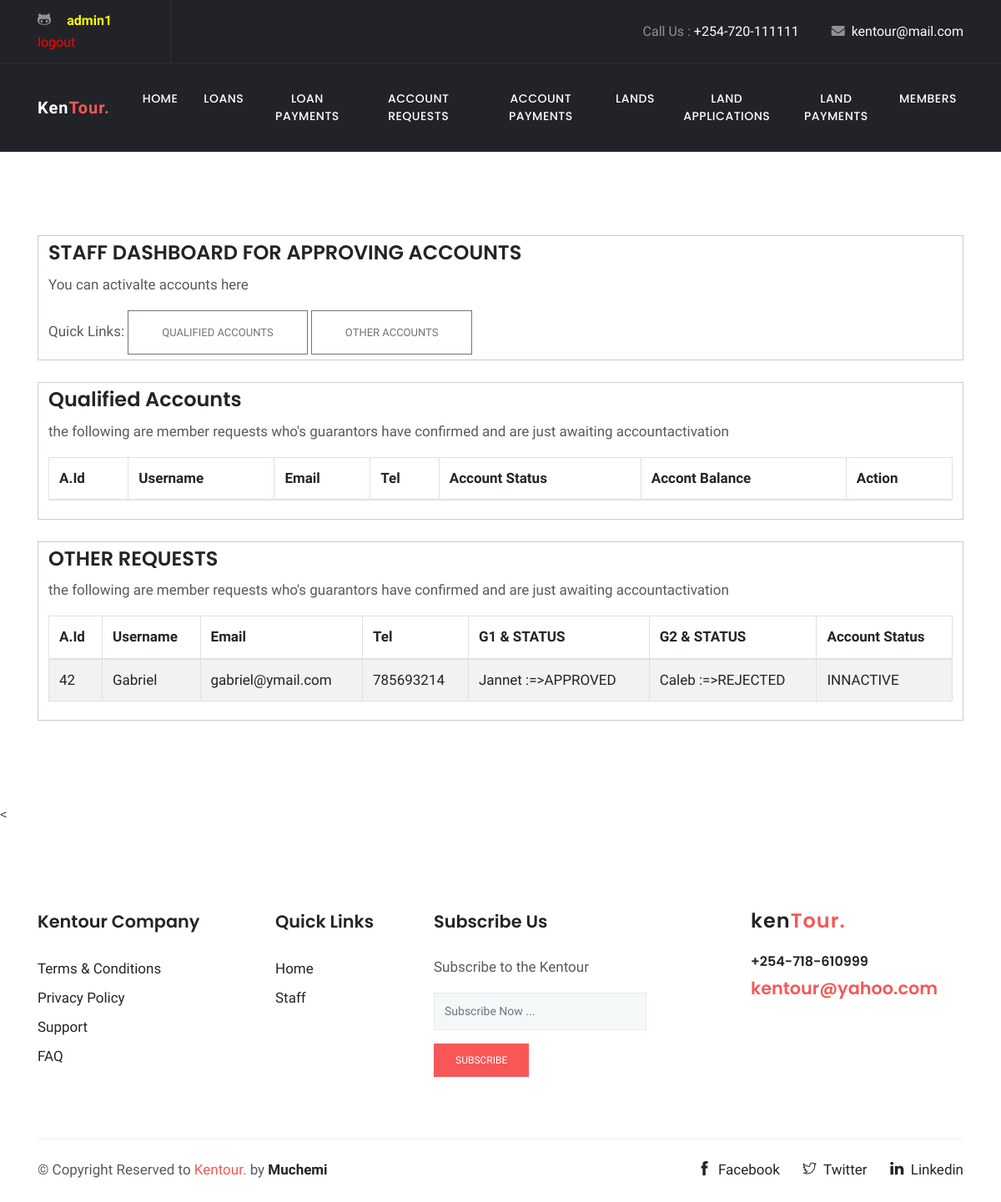
Screenshot of /STAFF/accounts.php (signed in) with the database file from the repository.
### tables this page shows
CREATE TABLE `members` (
  `id` int(11) NOT NULL,
  `username` varchar(255) NOT NULL,
  `email` varchar(255) NOT NULL,
  `tel` int(14) NOT NULL,
  `password` varchar(255) NOT NULL,
  `guarantor1` varchar(255) NOT NULL,
  `g1status` varchar(255) NOT NULL,
  `guarantor2` varchar(255) NOT NULL,
  `g2status` varchar(255) NOT NULL,
  `accountStatus` varchar(255) NOT NULL
);

### STAFF/accounts.php (the view, shortened to what this page needs)
<!doctype html>
<html lang="en">
  <head><meta http-equiv="Content-Type" content="text/html; charset=utf-8">
  <link rel="stylesheet" href="plugins/bootstrap/css/bootstrap.min.css">
  <link rel="stylesheet" href="plugins/themify/css/themify-icons.css">
  <link rel="stylesheet" href="plugins/fontawesome/css/all.css">
  <link rel="stylesheet" href="plugins/magnific-popup/dist/magnific-popup.css">
  <link rel="stylesheet" href="plugins/slick-carousel/slick/slick.css">
  <link rel="stylesheet" href="plugins/slick-carousel/slick/slick-theme.css">
  <link rel="stylesheet" href="css/style.css">
</head>
<body>
<header class="navigation">
	<div class="header-top ">
		<div class="container">
			<div class="row justify-content-between align-items-center">
				<div class="col-lg-2 col-md-4">
					<div class="header-top-socials text-center text-lg-left text-md-left">
						<a href="#"><i class="ti-github"></i></a>
						<a href="#" style="color:Yellow"> <b>
							<?php  if (isset($_SESSION['username'])):?>
							<?php echo $_SESSION['username']; ?> </b>
						</a>
						<a href="index.php?logout='1'" style="color: red;">logout</a>
						<?php endif ?>
					</div>
				</div>
				<div class="col-lg-10 col-md-8 text-center text-lg-right text-md-right">
					<div class="header-top-info">
						<a href="tel:+254720870388">Call Us : <span>+254-720-111111</span></a>
						<a href="mailto:kentour@mail.com" ><i class="fa fa-envelope mr-2"></i><span>kentour@mail.com</span></a>
					</div>
				</div>
			</div>
		</div>
	</div>
	<nav class="navbar navbar-expand-lg  py-4" id="navbar">
		<div class="container">
		  <a class="navbar-brand" href="#">
		  	Ken<span>Tour.</span>
		  </a>
		  <div class="collapse navbar-collapse text-center" id="navbarsExample09">
		  	<ul class="navbar-nav ml-auto">
			  <li class="nav-item"><a class="nav-link" href="home.php">Home</a></li>
			  <li class="nav-item active">
				<a class="nav-link" href="index.php">Loans <span class="sr-only">(current)</span></a>
			  </li>
			  <li class="nav-item"><a class="nav-link" href="loanpayments.php">Loan Payments</a></li>
			   <li class="nav-item"><a class="nav-link" href="accounts.php">Account Requests</a></li>
               <li class="nav-item"><a class="nav-link" href="accountpayments.php">Account Payments</a></li>
               <li class="nav-item"><a class="nav-link" href="lands.php">Lands</a></li>
			   <li class="nav-item"><a class="nav-link" href="landapps.php">Land applications</a></li>
			   <li class="nav-item"><a class="nav-link" href="landpayments.php">Land Payments</a></li>
			   <li class="nav-item"><a class="nav-link" href="members.php">Members</a></li>
			</ul>
		  </div>
		</div>
	</nav>
</header>
<div class="main-wrapper ">
<section class="section intro">
<div class="container">
	<div style="padding: 6px 12px; border: 1px solid #ccc;">
		<h3>STAFF DASHBOARD FOR APPROVING ACCOUNTS</h3>
		<p> You can activalte accounts here</p>
		Quick Links:
		<a href="#qualified"><button type="button" class="btn btn-outline-secondary">Qualified Accounts</button></a>
		<a href="#others"><button type="button" class="btn btn-outline-secondary">Other Accounts</button></a>
	</div>
</div>
<BR>
<div class="container" id="qualified">
    <div style="padding: 6px 12px; border: 1px solid #ccc;height:auto; verflow: auto;">
        <h3>Qualified Accounts</h3>
		<p> the following are member requests who's guarantors have confirmed and are just awaiting accountactivation</p>
		<table class="table table-bordered table-striped">
			<thead>
				<tr>
				<th scope="col">A.Id</th>
				<th scope="col">Username</th>
				<th scope="col">Email</th>
				<th scope="col">Tel</th>
				<th scope="col">Account Status</th>
				<th scope="col">Accont Balance</th>
				<th scope="col">Action</th>
				</tr>
			</thead>
		</table>
    </div>
</div>
<BR>
<div class="container" id="others">
    <div style="padding: 6px 12px; border: 1px solid #ccc;height:auto; verflow: auto;">
        <h3>OTHER REQUESTS</h3>
		<p> the following are member requests who's guarantors have confirmed and are just awaiting accountactivation</p>
		<table class="table table-bordered table-striped">
			<thead>
				<tr>
				<th scope="col">A.Id</th>
				<th scope="col">Username</th>
				<th scope="col">Email</th>
				<th scope="col">Tel</th>
				<th scope="col">G1 & STATUS</th>
				<th scope="col">G2 & STATUS</th>
				<th scope="col">Account Status</th>
				</tr>
			</thead>
			<tbody>
				<?php
				 require('connect-db.php');
				$sql = "SELECT * FROM members WHERE accountStatus='INNACTIVE'  ";
				$result = mysqli_query($conn, $sql);
				while($row = mysqli_fetch_array($result, MYSQLI_NUM))
				{
					echo '<tr>';
						echo '<td>'.$row[0].'</td> ';
						echo '<td>'.$row[1].'</td> ';
						echo '<td>'.$row[2].'</td> ';
						echo '<td>'.$row[3].'</td> ';
						echo '<td>'.$row[5].' :=>'.$row[6].'</td> ';
						echo '<td>'.$row[7].' :=>'.$row[8].'</td> ';
						echo '<td>'.$row[9].'</td> ';
					echo '</tr>';
				}
				?>
			</tbody>
		</table>
    </div>
</div>
</section>
<
<footer class="footer section">
	<div class="container">
		<div class="row">
			<div class="col-lg-3 col-md-6 col-sm-6">
				<div class="widget">
					<h4 class="text-capitalize mb-4">Kentour Company</h4>
					<ul class="list-unstyled footer-menu lh-35">
						<li><a href="#">Terms & Conditions</a></li>
						<li><a href="#">Privacy Policy</a></li>
						<li><a href="#">Support</a></li>
						<li><a href="#">FAQ</a></li>
					</ul>
				</div>
			</div>
			<div class="col-lg-2 col-md-6 col-sm-6">
				<div class="widget">
					<h4 class="text-capitalize mb-4">Quick Links</h4>
					<ul class="list-unstyled footer-menu lh-35">
						<li><a href="index.php">Home</a></li>
						<li><a href="staff.php">Staff</a></li>
					</ul>
				</div>
			</div>
			<div class="col-lg-3 col-md-6 col-sm-6">
				<div class="widget">
					<h4 class="text-capitalize mb-4">Subscribe Us</h4>
					<p>Subscribe to the Kentour  </p>
					<form action="#" class="sub-form">
						<input type="text" class="form-control mb-3" placeholder="Subscribe Now ...">
						<a href="#" class="btn btn-main btn-small">subscribe</a>
					</form>
				</div>
			</div>
			<div class="col-lg-3 ml-auto col-sm-6">
				<div class="widget">
					<div class="logo mb-4">
						<h3>ken<span>Tour.</span></h3>
					</div>
					<h6><a href="tel:+254-720-870388" >+254-718-610999</a></h6>
					<a href="mailto:kentour@yahoo.com"><span class="text-color h4">kentour@yahoo.com</span></a>
				</div>
			</div>
		</div>
		<div class="footer-btm pt-4">
			<div class="row">
				<div class="col-lg-6">
					<div class="copyright">
						&copy; Copyright Reserved to <span class="text-color">Kentour.</span> by <a href="#">Muchemi</a>
					</div>
				</div>
				<div class="col-lg-6 text-left text-lg-right">
					<ul class="list-inline footer-socials">
						<li class="list-inline-item"><a href="#"><i class="ti-facebook mr-2"></i>Facebook</a></li>
						<li class="list-inline-item"><a href="#"><i class="ti-twitter mr-2"></i>Twitter</a></li>
						<li class="list-inline-item"><a href="#"><i class="ti-linkedin mr-2 "></i>Linkedin</a></li>
					</ul>
				</div>
			</div>
		</div>
	</div>
</footer>
    </div>
  </body>
  </html>

### STAFF/css/style.css (style rules this page uses)
html { overflow-x: hidden; }
body { line-height: 1.5; font-family: "Hind", serif; -webkit-font-smoothing: antialiased; font-size: 17px; color: rgba(0, 0, 0, 0.65); }
h1, .h1, h2, .h2, h3, .h3, h4, .h4, h5, .h5, h6, .h6 { font-family: "Poppins", sans-serif; font-weight: 600; color: #242424; }
h3, .h3 { font-size: 1.5rem; }
h4, .h4 { font-size: 1.3rem; line-height: 30px; }
h6, .h6 { font-size: 1rem; }
p { line-height: 30px; }
input[type="email"], input[type="password"], input[type="text"], input[type="tel"] { box-shadow: none; height: 45px; outline: none; font-size: 14px; }
.form-control { box-shadow: none; border-radius: 0; }
.btn { display: inline-block; font-size: 14px; font-size: 0.8125rem; font-weight: 400; padding: 1rem 2.5rem; text-transform: uppercase; border-radius: 0; transition: all 0.2s ease; }
.btn-main, .btn-transparent, .btn-small { background: #f75757; color: #fff; transition: all 0.2s ease; }
.btn-small { padding: 10px 25px; font-size: 12px; }
.section { padding: 100px 0; }
.text-color { color: #f75757; }
a { color: #242424; text-decoration: none; }
#navbar { background: #222328; box-shadow: 0 1px 2px rgba(0, 0, 0, 0.05); }
#navbar li { padding-left: 15px; }
#navbar .nav-link { font-family: "Poppins", sans-serif; font-weight: 500; color: #fff; text-transform: uppercase; font-size: 14px; letter-spacing: .5px; transition: all .25s ease; }
.header-top { background: #222328; color: #919194; border-bottom: 1px solid rgba(255, 255, 255, 0.05); }
.header-top .header-top-socials { border-right: 1px solid rgba(255, 255, 255, 0.05); padding: 12px 0px; }
.header-top .header-top-socials a { color: #919194; margin-right: 15px; font-size: 16px; }
.header-top .header-top-info { color: #919194; font-size: 16px; }
.header-top .header-top-info a span { color: #fff; }
.header-top .header-top-info a { margin-left: 35px; color: #919194; }
.navbar-brand { color: #fff; font-weight: 600; letter-spacing: 1px; }
.navbar-brand span { color: #f75757; }
.widget { margin-bottom: 30px; padding-bottom: 35px; }
.footer { padding-bottom: 10px; }
.footer .copyright a { font-weight: 600; }
.lh-35 { line-height: 35px; }
.logo { color: #242424; font-weight: 600; letter-spacing: 1px; }
.logo span { color: #f75757; }
.sub-form { position: relative; }
.sub-form .form-control { border: 1px solid rgba(0, 0, 0, 0.06); background: #f5f8f9; }
.footer-btm { border-top: 1px solid rgba(0, 0, 0, 0.06); }
.footer-socials li a { margin-left: 15px; }

### rows the page displays
members: id "42", username "Gabriel", email "gabriel@ymail.com", tel "785693214", guarantor1 "Jannet", g1status "APPROVED", guarantor2 "Caleb", g2status "REJECTED", accountStatus "INNACTIVE"

### other values shown
$_SESSION['username'] "admin1"
